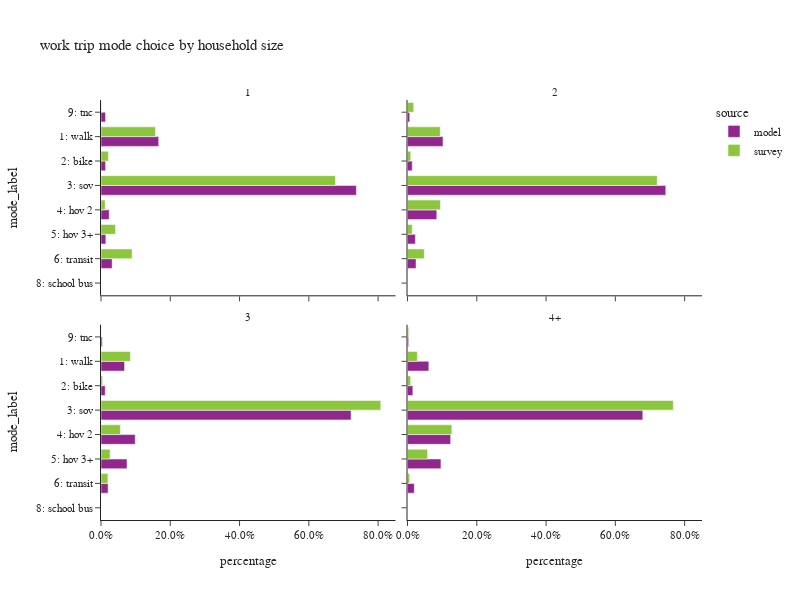

The code cell stored with this chart in its notebook:
### Code cell
plot_mode_choice(wk_trip,"hhsize_4+",
                 {"hhsize_4+":["1","2","3","4+"],
                  "mode_label":["1: walk","2: bike","3: sov","4: hov 2","5: hov 3+","6: transit",
                                   "8: school bus","9: other–survey only"]},
                 "household size",2,600)

### Figure 1 — Plotly figure (JSON) as saved in the notebook; plotly's stock layout.template omitted (floating-point values rounded to 4 significant figures)
{"data": [{"alignmentgroup": "True", "customdata": [[46116], [3667], [204132], [6537], [3876], [8910], [3644]], "hovertemplate": "source=model<br>hhsize_4+=1<br>percentage=%{x}<br>mode_label=%{y}<br>sample count=%{customdata[0]}<extra></extra>", "legendgroup": "model", "marker": {"color": "#91268F", "pattern": {"shape": ""}}, "name": "model", "offsetgroup": "model", "orientation": "h", "showlegend": true, "textposition": "auto", "type": "bar", "x": [0.1666, 0.01324, 0.7373, 0.02361, 0.014, 0.03218, 0.01316], "xaxis": "x3", "y": ["1: walk", "2: bike", "3: sov", "4: hov 2", "5: hov 3+", "6: transit", "9: tnc"], "yaxis": "y3"}, {"alignmentgroup": "True", "customdata": [[159], [41], [422], [11], [19], [99], [4]], "hovertemplate": "source=survey<br>hhsize_4+=1<br>percentage=%{x}<br>mode_label=%{y}<br>sample count=%{customdata[0]}<extra></extra>", "legendgroup": "survey", "marker": {"color": "#8CC63E", "pattern": {"shape": ""}}, "name": "survey", "offsetgroup": "survey", "orientation": "h", "showlegend": true, "textposition": "auto", "type": "bar", "x": [0.157, 0.02136, 0.6768, 0.01199, 0.04173, 0.08976, 0.001389], "xaxis": "x3", "y": ["1: walk", "2: bike", "3: sov", "4: hov 2", "5: hov 3+", "6: transit", "9: tnc"], "yaxis": "y3"}, {"alignmentgroup": "True", "customdata": [[68613], [9146], [499159], [56596], [15228], [16512], [2], [4265]], "hovertemplate": "source=model<br>hhsize_4+=2<br>percentage=%{x}<br>mode_label=%{y}<br>sample count=%{customdata[0]}<extra></extra>", "legendgroup": "model", "marker": {"color": "#91268F", "pattern": {"shape": ""}}, "name": "model", "offsetgroup": "model", "orientation": "h", "showlegend": false, "textposition": "auto", "type": "bar", "x": [0.1025, 0.01366, 0.7455, 0.08453, 0.02274, 0.02466, 2.987e-06, 0.00637], "xaxis": "x4", "y": ["1: walk", "2: bike", "3: sov", "4: hov 2", "5: hov 3+", "6: transit", "8: school bus", "9: tnc"], "yaxis": "y4"}, {"alignmentgroup": "True", "customdata": [[140], [57], [592], [83], [19], [109], [7]], "hovertemplate": "source=survey<br>hhsize_4+=2<br>percentage=%{x}<br>mode_label=%{y}<br>sample count=%{customdata[0]}<extra></extra>", "legendgroup": "survey", "marker": {"color": "#8CC63E", "pattern": {"shape": ""}}, "name": "survey", "offsetgroup": "survey", "orientation": "h", "showlegend": false, "textposition": "auto", "type": "bar", "x": [0.09465, 0.009325, 0.7209, 0.09508, 0.01362, 0.04852, 0.01791], "xaxis": "x4", "y": ["1: walk", "2: bike", "3: sov", "4: hov 2", "5: hov 3+", "6: transit", "9: tnc"], "yaxis": "y4"}, {"alignmentgroup": "True", "customdata": [[27977], [5019], [296899], [40602], [30874], [8410], [4], [1496]], "hovertemplate": "source=model<br>hhsize_4+=3<br>percentage=%{x}<br>mode_label=%{y}<br>sample count=%{customdata[0]}<extra></extra>", "legendgroup": "model", "marker": {"color": "#91268F", "pattern": {"shape": ""}}, "name": "model", "offsetgroup": "model", "orientation": "h", "showlegend": false, "textposition": "auto", "type": "bar", "x": [0.06802, 0.0122, 0.7219, 0.09872, 0.07507, 0.02045, 9.726e-06, 0.003637], "xaxis": "x", "y": ["1: walk", "2: bike", "3: sov", "4: hov 2", "5: hov 3+", "6: transit", "8: school bus", "9: tnc"], "yaxis": "y"}, {"alignmentgroup": "True", "customdata": [[33], [11], [270], [12], [9], [24], [1]], "hovertemplate": "source=survey<br>hhsize_4+=3<br>percentage=%{x}<br>mode_label=%{y}<br>sample count=%{customdata[0]}<extra></extra>", "legendgroup": "survey", "marker": {"color": "#8CC63E", "pattern": {"shape": ""}}, "name": "survey", "offsetgroup": "survey", "orientation": "h", "showlegend": false, "textposition": "auto", "type": "bar", "x": [0.08493, 0.004723, 0.8076, 0.05596, 0.02637, 0.01997, 0.0004131], "xaxis": "x", "y": ["1: walk", "2: bike", "3: sov", "4: hov 2", "5: hov 3+", "6: transit", "9: tnc"], "yaxis": "y"}, {"alignmentgroup": "True", "customdata": [[49017], [12272], [541029], [99127], [76876], [15629], [35], [2597]], "hovertemplate": "source=model<br>hhsize_4+=4+<br>percentage=%{x}<br>mode_label=%{y}<br>sample count=%{customdata[0]}<extra></extra>", "legendgroup": "model", "marker": {"color": "#91268F", "pattern": {"shape": ""}}, "name": "model", "offsetgroup": "model", "orientation": "h", "showlegend": false, "textposition": "auto", "type": "bar", "x": [0.06153, 0.01541, 0.6792, 0.1244, 0.09651, 0.01962, 4.394e-05, 0.00326], "xaxis": "x2", "y": ["1: walk", "2: bike", "3: sov", "4: hov 2", "5: hov 3+", "6: transit", "8: school bus", "9: tnc"], "yaxis": "y2"}, {"alignmentgroup": "True", "customdata": [[17], [14], [313], [30], [13], [16], [2]], "hovertemplate": "source=survey<br>hhsize_4+=4+<br>percentage=%{x}<br>mode_label=%{y}<br>sample count=%{customdata[0]}<extra></extra>", "legendgroup": "survey", "marker": {"color": "#8CC63E", "pattern": {"shape": ""}}, "name": "survey", "offsetgroup": "survey", "orientation": "h", "showlegend": false, "textposition": "auto", "type": "bar", "x": [0.02836, 0.00901, 0.7673, 0.1279, 0.05795, 0.006057, 0.003398], "xaxis": "x2", "y": ["1: walk", "2: bike", "3: sov", "4: hov 2", "5: hov 3+", "6: transit", "9: tnc"], "yaxis": "y2"}], "layout": {"annotations": [{"font": {}, "showarrow": false, "text": "3", "x": 0.245, "xanchor": "center", "xref": "paper", "y": 0.465, "yanchor": "bottom", "yref": "paper"}, {"font": {}, "showarrow": false, "text": "4+", "x": 0.755, "xanchor": "center", "xref": "paper", "y": 0.465, "yanchor": "bottom", "yref": "paper"}, {"font": {}, "showarrow": false, "text": "1", "x": 0.245, "xanchor": "center", "xref": "paper", "y": 1.0, "yanchor": "bottom", "yref": "paper"}, {"font": {}, "showarrow": false, "text": "2", "x": 0.755, "xanchor": "center", "xref": "paper", "y": 1.0, "yanchor": "bottom", "yref": "paper"}], "barmode": "group", "height": 600, "legend": {"title": {"text": "source"}, "tracegroupgap": 0}, "title": {"text": "work trip mode choice by household size"}, "width": 800, "xaxis": {"anchor": "y", "domain": [0.0, 0.49], "tickformat": ".1%", "title": {"text": "percentage"}}, "xaxis2": {"anchor": "y2", "domain": [0.51, 1.0], "matches": "x", "tickformat": ".1%", "title": {"text": "percentage"}}, "xaxis3": {"anchor": "y3", "domain": [0.0, 0.49], "matches": "x", "showticklabels": false, "tickformat": ".1%"}, "xaxis4": {"anchor": "y4", "domain": [0.51, 1.0], "matches": "x", "showticklabels": false, "tickformat": ".1%"}, "yaxis": {"anchor": "x", "categoryarray": ["9: other–survey only", "8: school bus", "6: transit", "5: hov 3+", "4: hov 2", "3: sov", "2: bike", "1: walk"], "categoryorder": "array", "domain": [0.0, 0.465], "title": {"text": "mode_label"}}, "yaxis2": {"anchor": "x2", "domain": [0.0, 0.465], "matches": "y", "showticklabels": false}, "yaxis3": {"anchor": "x3", "categoryarray": ["9: other–survey only", "8: school bus", "6: transit", "5: hov 3+", "4: hov 2", "3: sov", "2: bike", "1: walk"], "categoryorder": "array", "domain": [0.535, 1.0], "matches": "y", "title": {"text": "mode_label"}}, "yaxis4": {"anchor": "x4", "domain": [0.535, 1.0], "matches": "y", "showticklabels": false}}}
